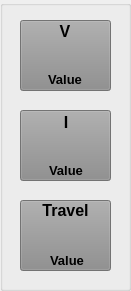
     <widget class="QGroupBox" name="reviewBlockDiagramOutputGroupbox">
      <property name="geometry">
       <rect>
        <x>526</x>
        <y>148</y>
        <width>131</width>
        <height>291</height>
       </rect>
      </property>
      <property name="focusPolicy">
       <enum>Qt::StrongFocus</enum>
      </property>
      <property name="styleSheet">
       <string notr="true">border-color: rgb(0, 0, 0); border-width: 10px;</string>
      </property>
      <property name="title">
       <string/>
      </property>
      <property name="flat">
       <bool>false</bool>
      </property>
      <property name="checkable">
       <bool>false</bool>
      </property>
      <widget class="QPushButton" name="reviewBlockDiagramOutputVoltageButton">
       <property name="enabled">
        <bool>false</bool>
       </property>
       <property name="geometry">
        <rect>
         <x>20</x>
         <y>20</y>
         <width>91</width>
         <height>71</height>
        </rect>
       </property>
       <property name="cursor">
        <cursorShape>PointingHandCursor</cursorShape>
       </property>
       <property name="styleSheet">
        <string notr="true">background-color: rgb(140, 140, 140);</string>
       </property>
      </widget>
      <widget class="QPushButton" name="reviewBlockDiagramOutputCurrentButton">
       <property name="enabled">
        <bool>false</bool>
       </property>
       <property name="geometry">
        <rect>
         <x>20</x>
         <y>110</y>
         <width>91</width>
         <height>71</height>
        </rect>
       </property>
       <property name="cursor">
        <cursorShape>PointingHandCursor</cursorShape>
       </property>
       <property name="styleSheet">
        <string notr="true">background-color: rgb(140, 140, 140);</string>
       </property>
      </widget>
      <widget class="QPushButton" name="reviewBlockDiagramOutputTravelButton">
       <property name="enabled">
        <bool>false</bool>
       </property>
       <property name="geometry">
        <rect>
         <x>20</x>
         <y>200</y>
         <width>91</width>
         <height>71</height>
        </rect>
       </property>
       <property name="cursor">
        <cursorShape>PointingHandCursor</cursorShape>
       </property>
       <property name="styleSheet">
        <string notr="true">background-color: rgb(140, 140, 140);</string>
       </property>
      </widget>
      <widget class="QLabel" name="reviewBlockDiagramOutputVoltageLabel">
       <property name="geometry">
        <rect>
         <x>57</x>
         <y>22</y>
         <width>16</width>
         <height>16</height>
        </rect>
       </property>
       <property name="text">
        <string>&lt;html&gt;&lt;head/&gt;&lt;body&gt;&lt;p align=&quot;center&quot;&gt;&lt;span style=&quot; font-size:12pt; font-weight:600;&quot;&gt;V&lt;/span&gt;&lt;/p&gt;&lt;/body&gt;&lt;/html&gt;</string>
       </property>
      </widget>
      <widget class="QLabel" name="reviewBlockDiagramOutputVoltageValueLabel">
       <property name="geometry">
        <rect>
         <x>42</x>
         <y>72</y>
         <width>46</width>
         <height>13</height>
        </rect>
       </property>
       <property name="text">
        <string>&lt;html&gt;&lt;head/&gt;&lt;body&gt;&lt;p align=&quot;center&quot;&gt;&lt;span style=&quot; font-size:10pt; font-weight:600;&quot;&gt;Value&lt;/span&gt;&lt;/p&gt;&lt;/body&gt;&lt;/html&gt;</string>
       </property>
      </widget>
      <widget class="QLabel" name="reviewBlockDiagramOutputCurrentLabel">
       <property name="geometry">
        <rect>
         <x>58</x>
         <y>113</y>
         <width>16</width>
         <height>16</height>
        </rect>
       </property>
       <property name="text">
        <string>&lt;html&gt;&lt;head/&gt;&lt;body&gt;&lt;p align=&quot;center&quot;&gt;&lt;span style=&quot; font-size:12pt; font-weight:600;&quot;&gt;I&lt;/span&gt;&lt;/p&gt;&lt;/body&gt;&lt;/html&gt;</string>
       </property>
      </widget>
      <widget class="QLabel" name="reviewBlockDiagramOutputCurrentValueLabel">
       <property name="geometry">
        <rect>
         <x>43</x>
         <y>163</y>
         <width>46</width>
         <height>13</height>
        </rect>
       </property>
       <property name="text">
        <string>&lt;html&gt;&lt;head/&gt;&lt;body&gt;&lt;p align=&quot;center&quot;&gt;&lt;span style=&quot; font-size:10pt; font-weight:600;&quot;&gt;Value&lt;/span&gt;&lt;/p&gt;&lt;/body&gt;&lt;/html&gt;</string>
       </property>
      </widget>
      <widget class="QLabel" name="reviewBlockDiagramOutputTravelValueLabel">
       <property name="geometry">
        <rect>
         <x>44</x>
         <y>253</y>
         <width>46</width>
         <height>13</height>
        </rect>
       </property>
       <property name="text">
        <string>&lt;html&gt;&lt;head/&gt;&lt;body&gt;&lt;p align=&quot;center&quot;&gt;&lt;span style=&quot; font-size:10pt; font-weight:600;&quot;&gt;Value&lt;/span&gt;&lt;/p&gt;&lt;/body&gt;&lt;/html&gt;</string>
       </property>
      </widget>
      <widget class="QLabel" name="reviewBlockDiagramOutputTravelLabel">
       <property name="geometry">
        <rect>
         <x>35</x>
         <y>200</y>
         <width>61</width>
         <height>21</height>
        </rect>
       </property>
       <property name="text">
        <string>&lt;html&gt;&lt;head/&gt;&lt;body&gt;&lt;p align=&quot;center&quot;&gt;&lt;span style=&quot; font-size:12pt; font-weight:600;&quot;&gt;Travel&lt;/span&gt;&lt;/p&gt;&lt;/body&gt;&lt;/html&gt;</string>
       </property>
      </widget>
     </widget>
